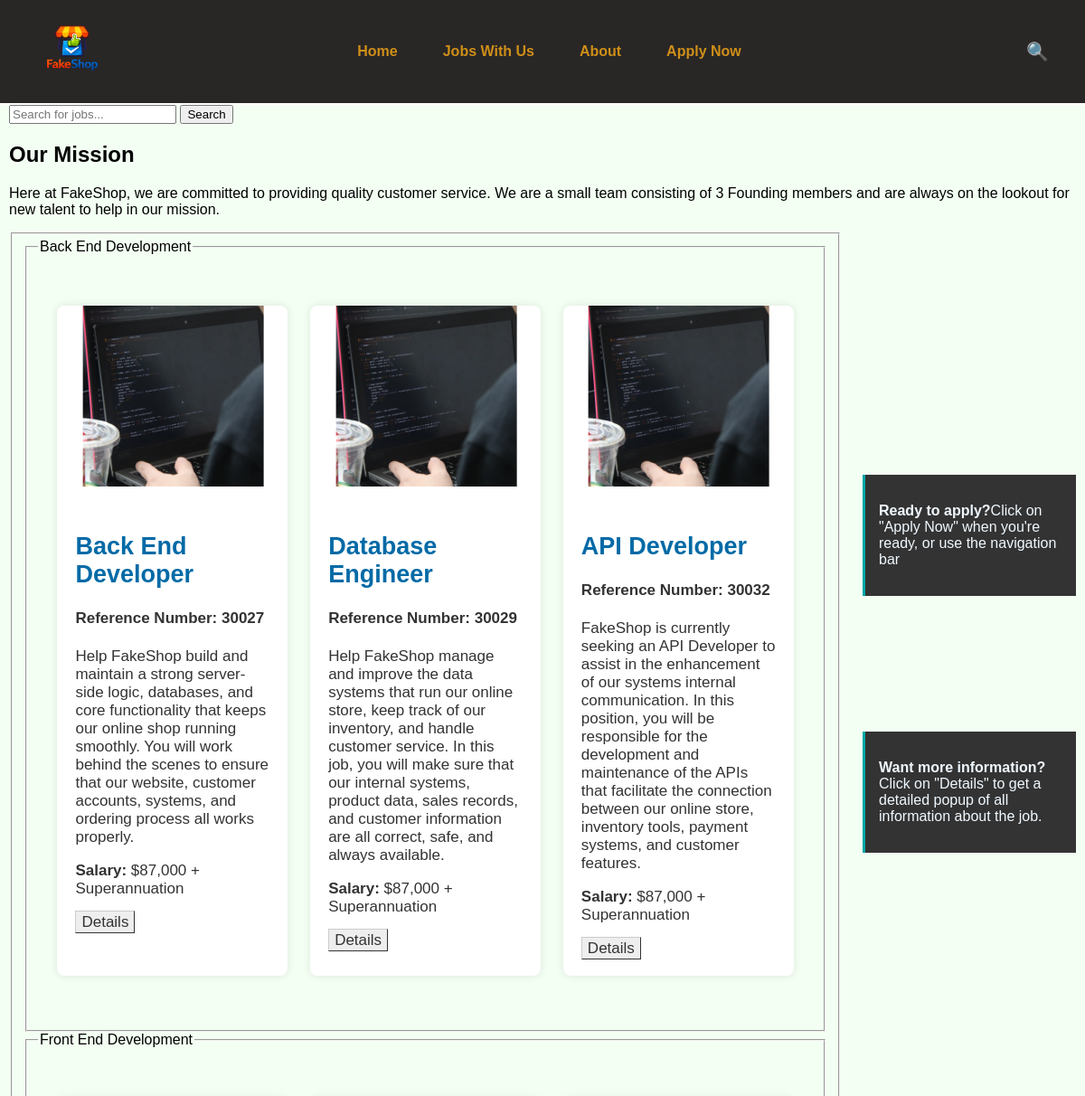
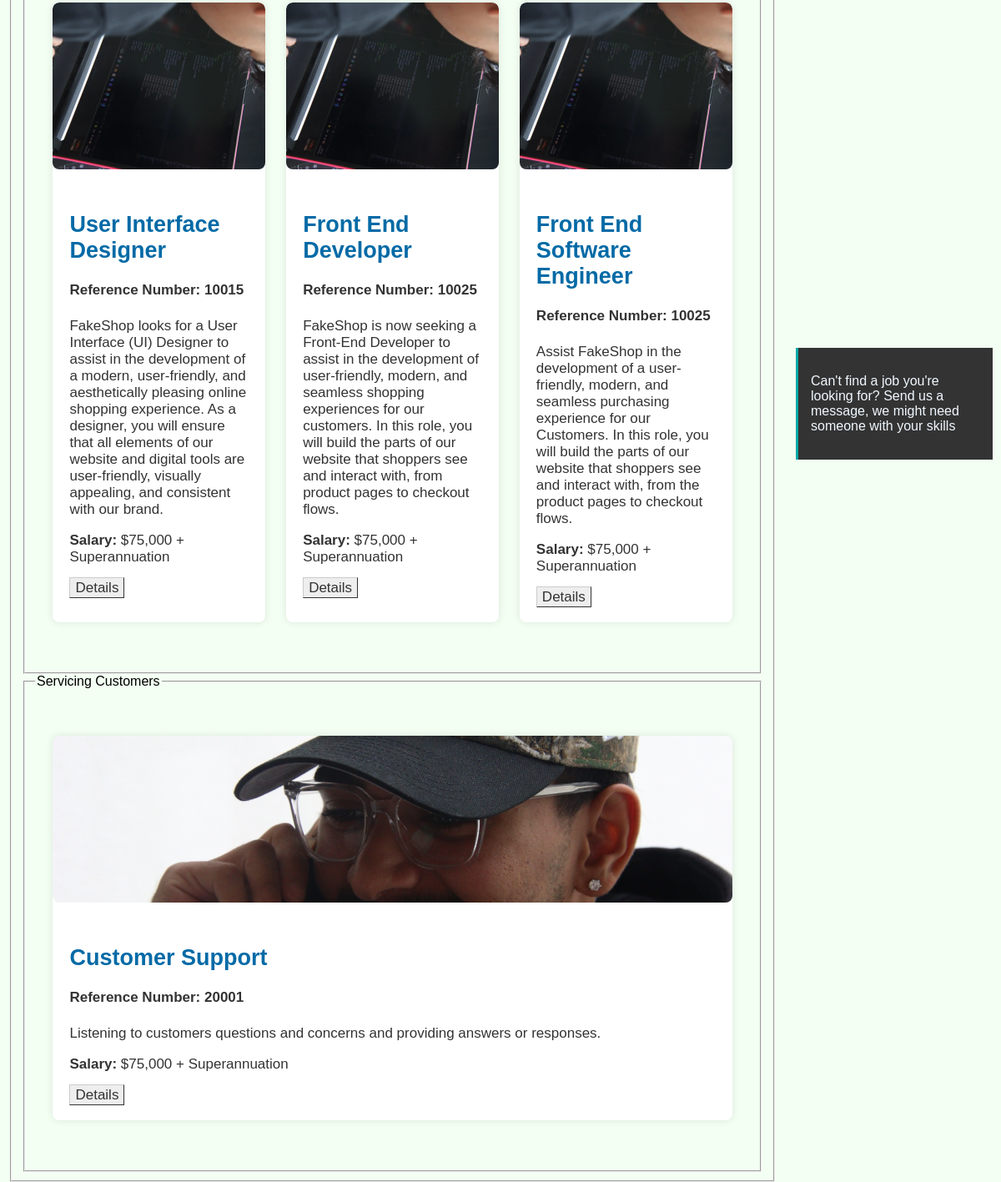
/jobs.php, run on the app's committed database (2 pictures, top to bottom).
### tables this page shows
CREATE TABLE IF NOT EXISTS `jobslisting` (
  `id` int(11) NOT NULL AUTO_INCREMENT,
  `job_name` varchar(100) NOT NULL,
  `reference_number` int(11) NOT NULL,
  `job_type` varchar(50) NOT NULL,
  `location` varchar(50) NOT NULL,
  `salary` varchar(100) NOT NULL,
  `job_description` text NOT NULL,
  `key_responsibilities` text NOT NULL,
  `essential_requirements` text NOT NULL,
  `preferred_requirements` text NOT NULL,
  `category` varchar(100) NOT NULL,
  PRIMARY KEY (`id`)
);

### jobs.php (the view, shortened to what this page needs)
<?php
include_once('settings.php');
$conn = mysqli_connect($host, $user, $pwd, $sql_db);
$search = "";
$query = "SELECT * FROM jobslisting WHERE job_name LIKE '%$search%'";
$result = mysqli_query($conn, $query);
?>
<!doctype html>
<html lang="en">
<head>
	<link rel="stylesheet" href="style/style.css" />
</head>
<body>
	<?php
	include("./includes/nav.inc");
	?>
	<div class="content-area">
		<form method="get" action="jobs.php">
			<input type="text" name="search" placeholder="Search for jobs..."
				value="<?php echo htmlspecialchars($search); ?>" />
			<button type="submit">Search</button>
		</form>
		<h2><strong>Our Mission</strong></h2>
		<p>
			Here at FakeShop, we are committed to providing quality customer
			service. We are a small team consisting of 3 Founding members and are
			always on the lookout for new talent to help in our mission.
		</p>
		<div class="aside-container">
			<aside class="ready">
				<p>
					<strong>Ready to apply?</strong>Click on "Apply Now" when you're
					ready, or use the navigation bar
				</p>
			</aside>
			<aside class="details">
				<p>
					<strong>Want more information?</strong> Click on "Details" to get a
					detailed popup of all information about the job.
				</p>
			</aside>
			<aside class="not-found">
				<p>
					Can't find a job you're looking for? Send us a message, we might
					need someone with your skills
				</p>
			</aside>
		</div>
		<fieldset>
			<?php
			$current_category = "";
			while ($row = mysqli_fetch_assoc($result)) {
				if ($row['category'] == 'Back End Development') {
					$image = 'BackendDev.webp';
				} else if ($row['category'] == 'Front End Development') {
					$image = 'FrontEnd.webp';
				} else if ($row['category'] == 'Servicing Customers') {
					$image = 'CustomerSupport.JPG';
				} else {
					$image = 'DefaultJobImage.jpg';
				}
				if ($row['category'] != $current_category) {
					if ($current_category != "") {
						echo "</div></fieldset>";
					}
					$current_category = $row['category'];
					echo "<fieldset>";
					echo "<legend>" . htmlspecialchars($current_category) . "</legend>";
					echo "<div class='card-container'>";
				}
				echo ' <div class="card">
								<img src="images/' . $image . '" alt="' . htmlspecialchars($row['job_name']) . '" width="200" height="200" />
								<div class="card-content">
									<h3><strong>' . htmlspecialchars($row['job_name']) . '</strong></h3>
									<h4><strong>Reference Number: ' . $row['reference_number'] . '</strong></h4>
									<p>' . htmlspecialchars($row['job_description']) . '</p>
									<p><strong>Salary:</strong> ' . htmlspecialchars($row['salary']) . '</p>
									<a href="#job-popup-' . $row['reference_number'] . '" class="button-style">Details</a>
								</div>
							</div>';
			}
			if ($current_category != "") {
				echo "</div></fieldset>";
			}
			?>
		</fieldset>
</body>
</html>

### includes/nav.inc (shortened to what this page needs)
<header class="navbar">
	<div class="nav-container">
		<div class="logo">
			<img
				src="images/FakeShop_logo.png"
				width="128"
				height="128"
				alt="FakeShop Logo" />
		</div>
		<nav class="links">
			<ul>
				<li><a href="index.php">Home</a></li>
				<li><a href="jobs.php">Jobs With Us</a></li>
				<li><a href="about.php">About</a></li>
				<li><a href="apply.php">Apply Now</a></li>
			</ul>
		</nav>
		<div class="nav-actions">
			<a href="#" class="search">🔍</a>
		</div>
	</div>
</header>

### style/style.css (style rules this page uses)
* { font-family: calibri, sans-serif, Arial, Helvetica; box-sizing: border-box; }
body { margin: 0; padding: 0; background-color: #f3fff3; }
html, body { height: 100%; }
nav.links { display: flex; align-items: center; justify-content: center; }
nav.links ul { list-style-type: none; padding: 0; margin: 0; overflow: hidden; }
nav.links ul li { display: inline; margin-right: 20px; }
nav.links ul li a { text-decoration: none; color: #cf8f18; font-weight: bold; }
.logo img { height: 80px; width: 80px; }
nav.links ul { display: flex; list-style: none; gap: 30px; }
.navbar { position: relative; width: 100%; height: 116px; top: 0; bottom: auto; background: white; z-index: 1000; }
.nav-container { display: flex; width: 100%; justify-content: space-between; align-items: center; padding: 15px 40px; background-color: #292626; }
.nav-actions { display: flex; gap: 20px; font-size: 20px; align-items: center; }
.content-area { padding-left: 10px; padding-right: 10px; }
a { text-decoration: none; color: #fde68a; }
.card-container { max-width: 95%; margin: 50px auto; display: flex; flex-wrap: wrap; justify-content: space-around; gap: 25px; }
.card { flex: 1; background: #fff; border-radius: 8px; box-shadow: 0 0 10px rgba(0, 0, 0, 0.1); overflow: hidden; transition: transform 0.3s ease-in-out; }
.card img { width: 100%; height: 200px; border-radius: 8px; object-fit: cover; }
.card-content { padding: 20px; }
.card-content h3 { color: #026aa6; font-size: 27px; margin-bottom: 10px; }
.card-content { color: #333; font-size: 17px; }
.button-style { font: bold 15px; text-decoration: none; background-color: #eeeeee; color: #333333; padding: 2px 6px 2px 6px; border-top: 1px solid #cccccc; border-right: 1px solid #333333; border-bottom: 1px solid #333333; border-left: 1px solid #cccccc; }
.ready { transform: translateY(200%); }
.details { transform: translateY(300%); }
.not-found { transform: translateY(800%); }
aside { display: block; width: 20%; background-color: #333333; color: aliceblue; padding: 15px; margin-left: 25px; float: right; border-left: 3px solid #00a8a8; margin-bottom: 1rem; clear: right; }

### data on the page
jobslisting: category "Back End Development", job_name "Back End Developer", reference_number "30027", job_description "Help FakeShop build and maintain a strong server-side logic, databases, and core functionality that keeps our online shop running smoothly. You will work behind the scenes to ensure that our website, customer accounts, systems, and ordering process all works properly.", salary "$87,000 + Superannuation"
jobslisting: job_name "Database Engineer", reference_number "30029", job_description "Help FakeShop manage and improve the data systems that run our online store, keep track of our inventory, and handle customer service. In this job, you will make sure that our internal systems, product data, sales records, and customer information are all correct, safe, and always available.", salary "$87,000 + Superannuation"
jobslisting: job_name "API Developer", reference_number "30032", job_description "FakeShop is currently seeking an API Developer to assist in the enhancement of our systems internal communication. In this position, you will be responsible for the development and maintenance of the APIs that facilitate the connection between our online store, inventory tools, payment systems, and customer features.", salary "$87,000 + Superannuation"
jobslisting: category "Front End Development", job_name "User Interface Designer", reference_number "10015", job_description "FakeShop looks for a User Interface (UI) Designer to assist in the development of a modern, user-friendly, and aesthetically pleasing online shopping experience. As a designer, you will ensure that all elements of our website and digital tools are user-friendly, visually appealing, and consistent with our brand.", salary "$75,000 + Superannuation"
jobslisting: job_name "Front End Developer", reference_number "10025", job_description "FakeShop is now seeking a Front-End Developer to assist in the development of user-friendly, modern, and seamless shopping experiences for our customers. In this role, you will build the parts of our website that shoppers see and interact with, from product pages to checkout flows.", salary "$75,000 + Superannuation"
jobslisting: job_name "Front End Software Engineer", reference_number "10025", job_description "Assist FakeShop in the development of a user-friendly, modern, and seamless purchasing experience for our Customers. In this role, you will build the parts of our website that shoppers see and interact with, from the product pages to checkout flows.", salary "$75,000 + Superannuation"
jobslisting: category "Servicing Customers", shows a picture, job_name "Customer Support", reference_number "20001", job_description "Listening to customers questions and concerns and providing answers or responses.", salary "$75,000 + Superannuation"
